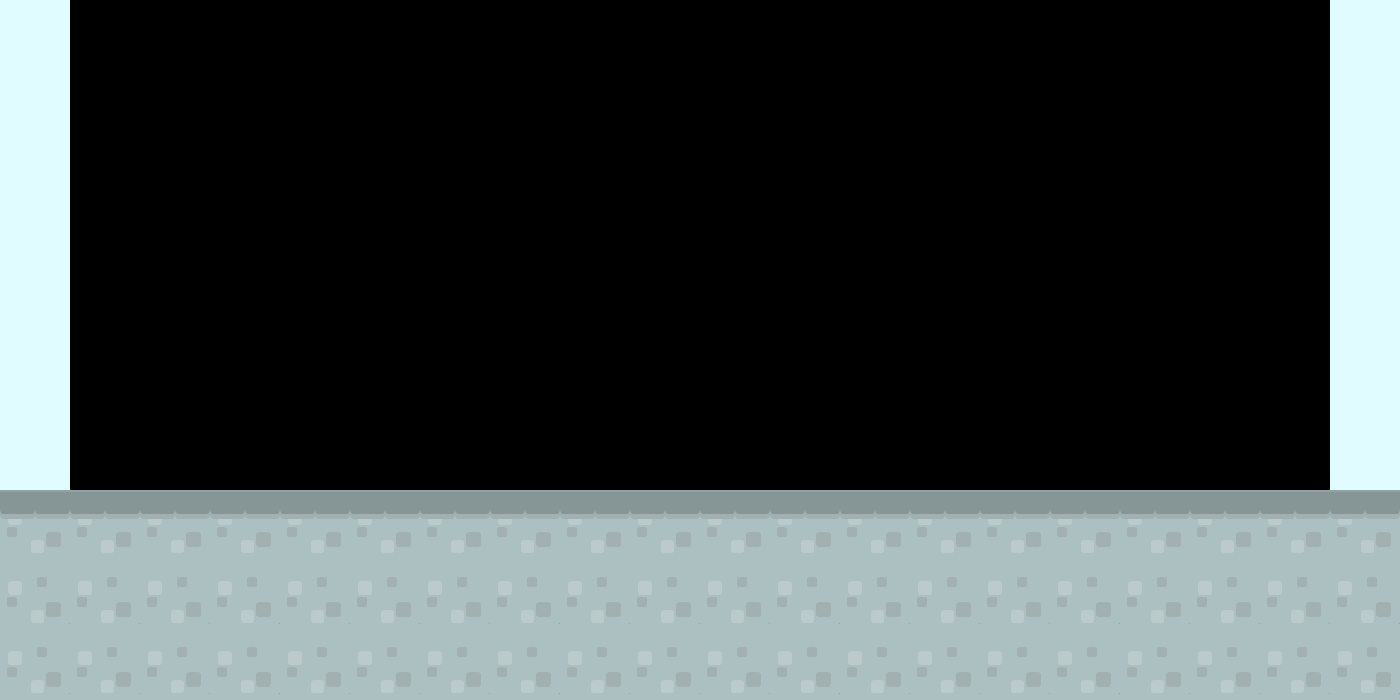

Below is a game level as drawn by its tile map, then a one-line description and the .tmx that defines it (tile-layer data replaced by summaries):
An orthogonal 20x10 tile map with 70x70 px tiles, 1 tile layer (collision), 1 hidden layer not drawn.

<map version="1.0" orientation="orthogonal" width="20" height="10" tilewidth="70" tileheight="70">
 <tileset firstgid="1" name="tiles_map" tilewidth="70" tileheight="70">
  <image source="../images/tiles_map.png" width="700" height="140" />
 </tileset>
 <layer name="background" width="20" height="10" visible="0">
  <data>[200 cells, 200 non-empty, 1 distinct tile ids]</data>
 </layer>
 <layer name="collision" width="20" height="10">
  <data>[200 cells, 74 non-empty, 3 distinct tile ids]</data>
 </layer>
</map>
